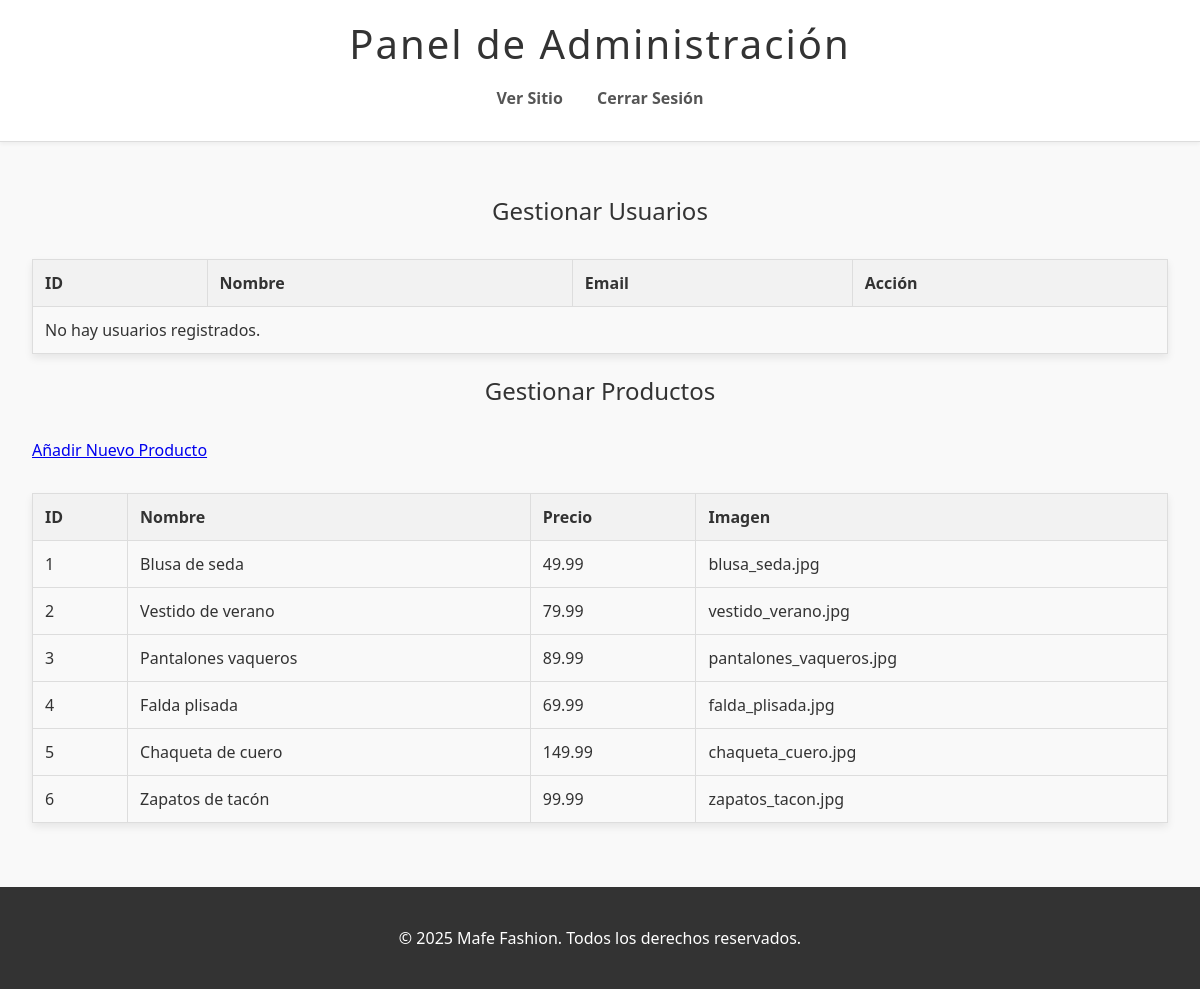
Page /admin/index.php (signed in) on the committed database.
### tables this page shows
CREATE TABLE `productos` (
  `id` int(11) NOT NULL,
  `nombre` varchar(255) NOT NULL,
  `descripcion` text NOT NULL,
  `precio` decimal(10,2) NOT NULL,
  `imagen` varchar(255) NOT NULL
);

### admin/index.php (the view, shortened to what this page needs)
<?php
include '../includes/db.php';
?>
<!DOCTYPE html>
<html>
<head>
    <link rel="stylesheet" type="text/css" href="../css/style.css">
</head>
<body>
    <header>
        <h1>Panel de Administración</h1>
        <nav>
            <ul>
                <li><a href="../index.php">Ver Sitio</a></li>
                <li><a href="logout.php">Cerrar Sesión</a></li>
            </ul>
        </nav>
    </header>
    <main>
        <h2>Gestionar Usuarios</h2>
        <table>
            <tr>
                <th>ID</th>
                <th>Nombre</th>
                <th>Email</th>
                <th>Acción</th>
            </tr>
            <?php
            $sql = "SELECT id, nombre, email FROM usuarios WHERE is_admin = 0";
            $result = $conn->query($sql);
            if ($result->num_rows > 0) {
                while($row = $result->fetch_assoc()) {
                    echo "<tr>";
                    echo "<td>" . $row['id'] . "</td>";
                    echo "<td>" . $row['nombre'] . "</td>";
                    echo "<td>" . $row['email'] . "</td>";
                    echo "<td><a href='delete_user.php?id=" . $row['id'] . "'>Eliminar</a></td>";
                    echo "</tr>";
                }
            } else {
                echo "<tr><td colspan='4'>No hay usuarios registrados.</td></tr>";
            }
            ?>
        </table>
        <h2>Gestionar Productos</h2>
        <a href="add_product.php">Añadir Nuevo Producto</a>
        <table>
            <tr>
                <th>ID</th>
                <th>Nombre</th>
                <th>Precio</th>
                <th>Imagen</th>
            </tr>
            <?php
            $sql = "SELECT id, nombre, precio, imagen FROM productos";
            $result = $conn->query($sql);
            if ($result->num_rows > 0) {
                while($row = $result->fetch_assoc()) {
                    echo "<tr>";
                    echo "<td>" . $row['id'] . "</td>";
                    echo "<td>" . $row['nombre'] . "</td>";
                    echo "<td>" . $row['precio'] . "</td>";
                    echo "<td>" . $row['imagen'] . "</td>";
                    echo "</tr>";
                }
            } else {
                echo "<tr><td colspan='4'>No hay productos.</td></tr>";
            }
            ?>
        </table>
    </main>
    <?php include '../includes/footer.php'; ?>
</body>
</html>

### includes/footer.php
<footer>
    <p>&copy; <?php echo date("Y"); ?> Mafe Fashion. Todos los derechos reservados.</p>
</footer>

### css/style.css (style rules this page uses)
body { font-family: 'Segoe UI', Tahoma, Geneva, Verdana, sans-serif; margin: 0; padding: 0; background-color: #f9f9f9; color: #333; }
header { background-color: #fff; color: #333; padding: 1rem 2rem; text-align: center; border-bottom: 1px solid #ddd; box-shadow: 0 2px 4px rgba(0,0,0,0.05); }
header h1 { margin: 0; font-size: 2.5em; font-weight: 300; letter-spacing: 2px; }
nav ul { list-style: none; padding: 0; margin-top: 1rem; }
nav ul li { display: inline; margin: 0 15px; }
nav a { color: #555; text-decoration: none; font-weight: bold; transition: color 0.3s ease; }
main { padding: 2rem; max-width: 1200px; margin: 0 auto; }
main h2 { text-align: center; margin-bottom: 2rem; font-weight: 400; color: #333; }
footer { background-color: #333; color: white; text-align: center; padding: 1.5rem; margin-top: 2rem; }
table { width: 100%; border-collapse: collapse; margin-top: 2rem; box-shadow: 0 4px 8px rgba(0,0,0,0.08); }
th, td { border: 1px solid #ddd; padding: 12px; text-align: left; }
th { background-color: #f2f2f2; font-weight: bold; }
tr:nth-child(even) { background-color: #f9f9f9; }

### rows in the picture
productos: id "1", nombre "Blusa de seda", precio "49.99", imagen "blusa_seda.jpg"
productos: id "2", nombre "Vestido de verano", precio "79.99", imagen "vestido_verano.jpg"
productos: id "3", nombre "Pantalones vaqueros", precio "89.99", imagen "pantalones_vaqueros.jpg"
productos: id "4", nombre "Falda plisada", precio "69.99", imagen "falda_plisada.jpg"
productos: id "5", nombre "Chaqueta de cuero", precio "149.99", imagen "chaqueta_cuero.jpg"
productos: id "6", nombre "Zapatos de tacón", precio "99.99", imagen "zapatos_tacon.jpg"
